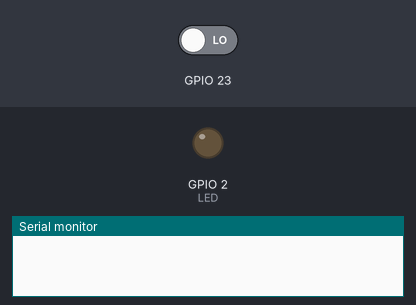
This sketch was run on a simulated ESP32. On the bench: output pins drawn as LEDs (lit = HIGH), the last lines printed to the serial monitor. Inputs (shaded band) come from the test bench; at power-on: GPIO 23 LOW.

Above: at 1.2 s.
1.3 s: GPIO 23 driven HIGH
At 2.2 s:
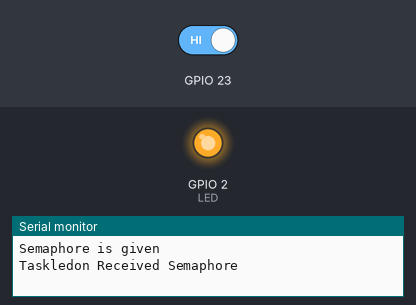
Timing chart, 0 to 4.3 s (numbered marks = the images above; inputs shaded):
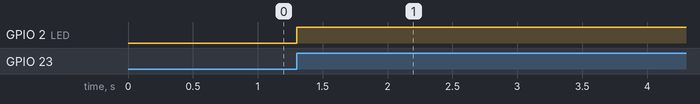

Measured:
- after the input at 1.3 s, GPIO 2 (LED): LOW → HIGH at once

The sketch:

Interrupt.ino
```cpp
// Define SemaphoreHandle_t and LED pin
SemaphoreHandle_t InterruptSemaphore;
#define LED 2

void setup() {
  Serial.begin(115200); // Initialize serial communication
  pinMode(2, OUTPUT); // Set pin 2 (LED) as an output

  // Create tasks for LED control
  xTaskCreate(Taskledon, "Ledon", 1024, NULL, 0, NULL);
  xTaskCreate(Taskledoff, "Ledoff", 1024, NULL, 0, NULL);

  // Create a binary semaphore
  InterruptSemaphore = xSemaphoreCreateBinary();
  if(InterruptSemaphore != NULL){
    // Attach interrupt to pin 23 with InterruptHandler as the ISR
    attachInterrupt(23, InterruptHandler, RISING);
  }
}

void loop() {
  // No code inside loop() as tasks handle the functionality
}

// Interrupt handler function
void InterruptHandler() {
  Serial.println("Semaphore is given");
  BaseType_t xHigherPriorityTaskWoken = pdFALSE;
  xSemaphoreGiveFromISR(InterruptSemaphore, &xHigherPriorityTaskWoken);
}

// Task to turn LED on
void Taskledon(void *parameters) {
  (void)parameters;
  while(1) {
    if(xSemaphoreTake(InterruptSemaphore, portMAX_DELAY) == pdPASS) {
      Serial.println("Taskledon Received Semaphore ");
      digitalWrite(LED, HIGH); // Turn LED on
      delay(100);
    }
  }
}

// Task to turn LED off
void Taskledoff(void *parameters) {
  (void)parameters;
  while(1) {
    if(xSemaphoreTake(InterruptSemaphore, portMAX_DELAY) == pdPASS) {
      Serial.println("Taskledoff Received Semaphore ");
      digitalWrite(LED, LOW); // Turn LED off
      delay(100);
    }
  }
}
```
